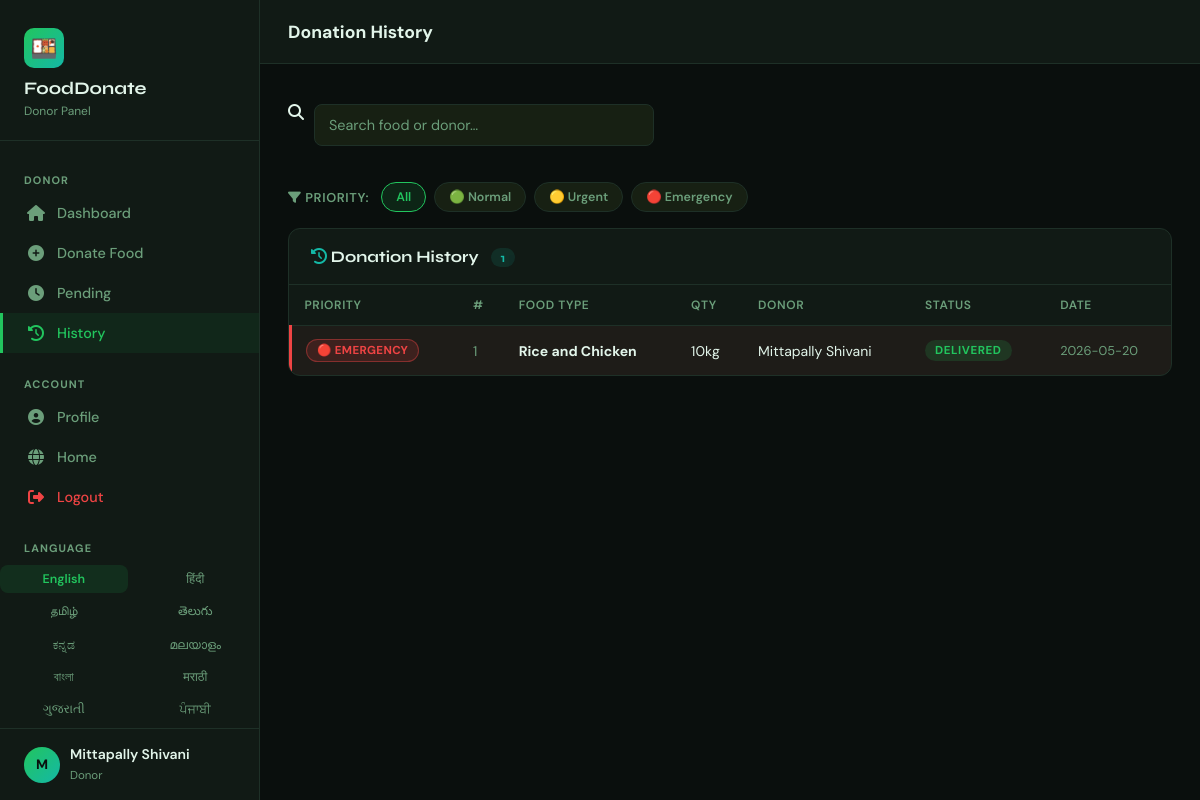
Page /previous (signed in) on the committed database.
### tables this page shows
CREATE TABLE donations (
            id           INTEGER PRIMARY KEY AUTOINCREMENT,
            donor_id     INTEGER NOT NULL,
            donor_name   TEXT    NOT NULL,
            food_type    TEXT    NOT NULL,
            category     TEXT    DEFAULT 'Veg',
            quantity     TEXT    NOT NULL,
            address      TEXT    NOT NULL,
            city         TEXT    DEFAULT '',
            phone        TEXT    NOT NULL,
            cooking_time TEXT,
            expiry_time  TEXT,
            message      TEXT,
            status       TEXT    DEFAULT 'pending',
            priority     TEXT    DEFAULT 'normal',
            image_path   TEXT,
            ngo_id       INTEGER,
            qr_code      TEXT,
            created_at   TEXT    DEFAULT (datetime('now'))
        );

### app.py (the view)
@app.route("/previous")
@login_required
def previous():
    search   = request.args.get("search", "")
    location = request.args.get("location", "")
    priority = request.args.get("priority", "all")
    category = request.args.get("category", "all")
    conn     = get_db()
    uid      = session["user_id"]
    role     = session.get("user_role", "donor")
    query  = "SELECT * FROM donations WHERE status != 'pending'"
    params = []
    if role not in ("admin", "ngo"):
        query += " AND donor_id=?"
        params.append(uid)
    if search:
        query += " AND (food_type LIKE ? OR donor_name LIKE ?)"
        params.extend([f"%{search}%", f"%{search}%"])
    if location:
        query += " AND (address LIKE ? OR city LIKE ?)"
        params.extend([f"%{location}%", f"%{location}%"])
    if priority != "all":
        query += " AND priority=?"
        params.append(priority)
    if category != "all":
        query += " AND category=?"
        params.append(category)
    query += " ORDER BY created_at DESC"
    rows = conn.execute(query, params).fetchall()
    conn.close()
    return render_template("previous.html", donations=rows, search=search,
                           location_filter=location,
                           priority_filter=priority, category_filter=category)

### app.py (called while the page is built)
def get_lang():
    return session.get("lang", "en")

def t(section, key, default=None):
    lang = get_lang()
    try:
        val = _translations.get(lang, {}).get(section, {}).get(key)
        if val is None:
            val = _translations.get("en", {}).get(section, {}).get(key)
        return val or default or key
    except Exception:
        return default or key

def get_db():
    conn = sqlite3.connect(DB_PATH)
    conn.row_factory = sqlite3.Row
    return conn

@app.context_processor
def inject_globals():
    count = 0
    if "user_id" in session:
        conn = get_db()
        row = conn.execute(
            "SELECT COUNT(*) as c FROM notifications WHERE user_id=? AND is_read=0",
            (session["user_id"],)
        ).fetchone()
        count = row["c"] if row else 0
        conn.close()
    return {
        "notif_count": count,
        "food_categories": FOOD_CATEGORIES,
        "current_lang": get_lang(),
        "supported_langs": SUPPORTED_LANGS,
        "t": t,
    }

def login_required(f):
    from functools import wraps
    @wraps(f)
    def decorated(*args, **kwargs):
        if "user_id" not in session:
            flash("Please log in first.", "warning")
            return redirect(url_for("login"))
        return f(*args, **kwargs)
    return decorated

### templates/previous.html (shortened to what this page needs)
<!DOCTYPE html>
<html lang="en">
<head>
  <link rel="stylesheet" href="{{ url_for('static', filename='style.css') }}">
  <link rel="stylesheet" href="https://cdnjs.cloudflare.com/ajax/libs/font-awesome/6.5.0/css/all.min.css">
</head>
<body>
<div class="layout">
  {% set active_page = 'previous' %}
  {% include 'sidebar_base.html' %}
  <div class="main-content">
    <header class="topbar">
      <div style="display:flex; align-items:center; gap:12px">
        <span class="topbar-title">Donation History</span>
      </div>
    </header>
    <div class="page-body">
      <div style="display:flex; gap:12px; flex-wrap:wrap; margin-bottom:16px; align-items:center">
        <form class="search-bar" style="flex:1; min-width:200px" method="GET">
          <i class="fas fa-search"></i>
          <input type="text" name="search" placeholder="Search food or donor…" value="{{ search }}">
        </form>
      </div>
      <div class="priority-filter-bar">
        <span class="pf-label"><i class="fas fa-filter"></i> Priority:</span>
        <a href="?search={{ search }}&priority=all" class="pf-btn {% if priority_filter == 'all' %}active-all{% endif %}">All</a>
        <a href="?search={{ search }}&priority=normal" class="pf-btn {% if priority_filter == 'normal' %}active-normal{% endif %}">🟢 Normal</a>
        <a href="?search={{ search }}&priority=urgent" class="pf-btn {% if priority_filter == 'urgent' %}active-urgent{% endif %}">🟡 Urgent</a>
        <a href="?search={{ search }}&priority=emergency" class="pf-btn {% if priority_filter == 'emergency' %}active-emergency{% endif %}">🔴 Emergency</a>
      </div>
      <div class="card">
        <div class="card-header">
          <h4><i class="fas fa-history" style="color:var(--teal)"></i> Donation History
            <span style="background:rgba(20,184,166,.12); color:var(--teal); border-radius:20px; padding:2px 10px; font-size:.78rem; margin-left:8px">{{ donations|length }}</span>
          </h4>
        </div>
        <div class="table-wrap">
          {% if donations %}
          <table>
            <thead>
              <tr><th>Priority</th><th>#</th><th>Food Type</th><th>Qty</th><th>Donor</th><th>Status</th><th>Date</th></tr>
            </thead>
            <tbody>
              {% for d in donations %}
              <tr class="{% if d.priority == 'emergency' %}row-emergency{% elif d.priority == 'urgent' %}row-urgent{% endif %}">
                <td>
                  <span class="priority-badge priority-{{ d.priority or 'normal' }}">
                    {% if d.priority == 'emergency' %}🔴{% elif d.priority == 'urgent' %}🟡{% else %}🟢{% endif %}
                    {{ (d.priority or 'normal') | title }}
                  </span>
                </td>
                <td style="color:var(--text-muted)">{{ d.id }}</td>
                <td><strong>{{ d.food_type }}</strong></td>
                <td>{{ d.quantity }}</td>
                <td>{{ d.donor_name }}</td>
                <td><span class="badge badge-{{ d.status }}">{{ d.status }}</span></td>
                <td style="color:var(--text-muted);font-size:.8rem">{{ d.created_at[:10] }}</td>
              </tr>
              {% endfor %}
            </tbody>
          </table>
          {% else %}
          <div style="text-align:center;padding:48px;color:var(--text-muted)">
            <div style="font-size:3rem;margin-bottom:12px">📂</div>
            <p>No donation history found.</p>
          </div>
          {% endif %}
        </div>
      </div>
    </div>
  </div>
</div>
</body>
</html>

### templates/sidebar_base.html (shortened to what this page needs)
<aside class="sidebar" id="sidebar">
  <div class="sidebar-logo">
    <div class="logo-icon">🍱</div>
    <h2>FoodDonate</h2>
    <small>{{ session.user_role | title }} Panel</small>
  </div>
  <nav class="sidebar-nav">
    {% if session.user_role == 'admin' %}
      <div class="nav-section-label">Admin</div>
      <a href="{{ url_for('admin') }}"    class="nav-link {% if active_page=='admin'    %}active{% endif %}"><i class="fas fa-chart-pie"></i> {{ t('nav','admin_panel') }}</a>
      <a href="{{ url_for('previous') }}" class="nav-link {% if active_page=='previous' %}active{% endif %}"><i class="fas fa-history"></i> {{ t('nav','all_donations') }}</a>
      <a href="{{ url_for('pending') }}"  class="nav-link {% if active_page=='pending'  %}active{% endif %}"><i class="fas fa-clock"></i> {{ t('nav','pending') }}</a>
      <a href="{{ url_for('volunteers') }}" class="nav-link {% if active_page=='volunteers' %}active{% endif %}"><i class="fas fa-user-check"></i> {{ t('nav','volunteers') }}</a>
    {% else %}
      <div class="nav-section-label">Donor</div>
      <a href="{{ url_for('dashboard') }}" class="nav-link {% if active_page=='dashboard' %}active{% endif %}"><i class="fas fa-home"></i> {{ t('nav','dashboard') }}</a>
      <a href="{{ url_for('donate') }}"    class="nav-link {% if active_page=='donate'    %}active{% endif %}"><i class="fas fa-plus-circle"></i> {{ t('nav','donate') }}</a>
      <a href="{{ url_for('pending') }}"   class="nav-link {% if active_page=='pending'   %}active{% endif %}"><i class="fas fa-clock"></i> {{ t('nav','pending') }}</a>
      <a href="{{ url_for('previous') }}"  class="nav-link {% if active_page=='previous'  %}active{% endif %}"><i class="fas fa-history"></i> {{ t('nav','history') }}</a>
    {% endif %}
    <div class="nav-section-label" style="margin-top:8px">Account</div>
    <a href="{{ url_for('profile') }}" class="nav-link {% if active_page=='profile' %}active{% endif %}"><i class="fas fa-user-circle"></i> {{ t('nav','profile') }}</a>
    <a href="{{ url_for('index') }}"   class="nav-link"><i class="fas fa-globe"></i> {{ t('nav','home') }}</a>
    <a href="{{ url_for('logout') }}"  class="nav-link" style="color:var(--red)"><i class="fas fa-sign-out-alt"></i> {{ t('nav','logout') }}</a>
    <div class="nav-section-label" style="margin-top:8px">{{ t('common','language') }}</div>
    <div class="lang-switcher-sidebar">
      {% for code, name in supported_langs.items() %}
        <a href="{{ url_for('set_lang', lang=code) }}"
           class="lang-btn {% if current_lang == code %}lang-active{% endif %}">
          {{ name }}
        </a>
      {% endfor %}
    </div>
  </nav>
  <div class="sidebar-footer">
    <div class="user-pill">
      <div class="user-avatar">{{ session.user_name[0] | upper if session.user_name else 'U' }}</div>
      <div class="user-info">
        <div style="font-weight:600; font-size:.875rem">{{ session.user_name }}</div>
        <small>{{ session.user_role | title }}</small>
      </div>
    </div>
  </div>
</aside>

### rows in the picture
donations: user_name "Mittapally Shivani", priority "EMERGENCY", id "1", food_type "Rice and Chicken", quantity "10kg", donor_name "Mittapally Shivani", status "DELIVERED", created_at "2026-05-20"

### other values in the picture
{{ session.user_role | title }} "Donor"
{{ t('nav','dashboard') }} "Dashboard"
{{ t('nav','donate') }} "Donate Food"
{{ t('nav','pending') }} "Pending"
{{ t('nav','history') }} "History"
{{ t('nav','profile') }} "Profile"
{{ t('nav','home') }} "Home"
{{ t('nav','logout') }} "Logout"
{{ t('common','language') }} "LANGUAGE"
{{ name }} "English" "हिंदी" "தமிழ்" "తెలుగు" "ಕನ್ನಡ" "മലയാളം" "বাংলা" "मराठी" "ગુજરાતી" "ਪੰਜਾਬੀ"
{{ session.user_name[0] | upper if session.user_name else 'U' }} "M"
{{ donations|length }} "1"
